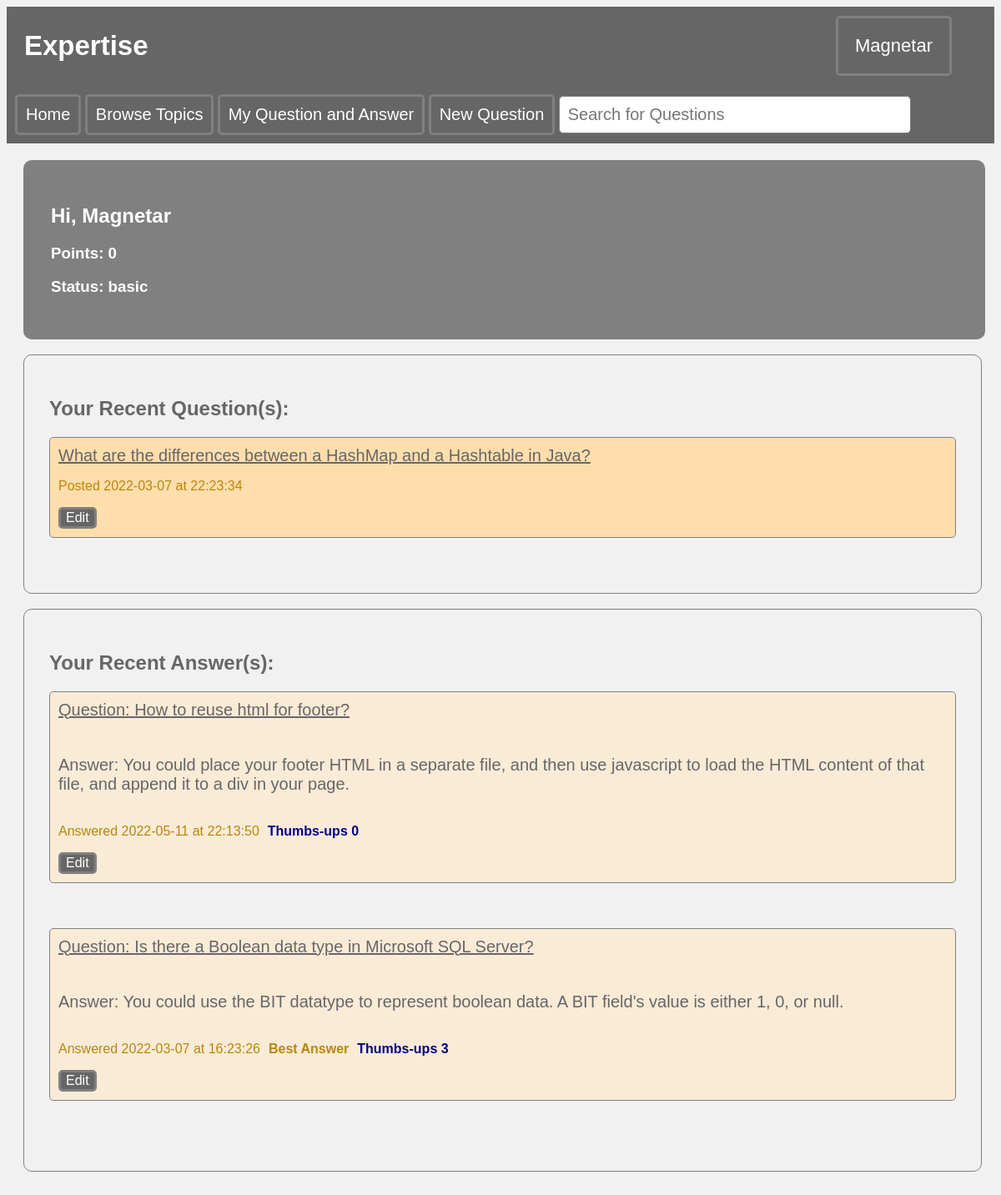
/code/index.php (signed in), run on the app's committed database.
### tables this page shows
create table Users(
	uid integer primary key auto_increment,
	username varchar(100) not null,
	email varchar(50) not null,
	upassword varchar(20) not null,
	city varchar(30),
	state varchar(2),
	country varchar(30),
	uprofile varchar(1000),
	upoints integer not null default 0,
    ustatus varchar(10) not null default 'basic',
    foreign key (ustatus) references UserStatus(sname)
);

create table Question(
	qid integer primary key auto_increment,
    quid integer not null,
    tid integer not null,
    qtitle varchar(200) not null,
    qbody text not null,
    qdate date default(current_date),
    qtime time default(current_time),
    isResolved integer default 0,
    foreign key (quid) references Users(uid),
    foreign key (tid) references Topic(tid),
	check (isResolved in (0, 1))
);

create table Answer(
	aid integer primary key auto_increment,
    qid integer not null,
    auid integer not null,
    abody text not null,
    adate date default(current_date),
    atime time default(current_time),
    isBestAns integer default 0,
    foreign key (qid) references Question(qid),
    foreign key (auid) references Users(uid),
    check (isBestAns in (0, 1))
);

### code/functions.php (called while the page is built, shortened)
<?php
    function check_login($conn) {
        if(isset($_SESSION['uid'])){
            $uid = $_SESSION['uid'];
            $query = "SELECT uid, username, email, upassword, city, state, country, IFNULL(uprofile, '') AS uprofile, upoints, ustatus
                      FROM Users WHERE uid = ?";
            if ($stmt = $conn->prepare($query)) {
                $stmt->bind_param("i", $uid);
                $stmt->execute();
                $result = $stmt->get_result();
                if($result && mysqli_num_rows($result) > 0){
                    $userdata = $result->fetch_array(MYSQLI_ASSOC);
                    return $userdata;
                }
            }
        }
        exit;
    }

### code/index.php (the view, shortened to what this page needs)
<?php
include("connectdb.php");
include("functions.php");
$userdata = check_login($conn);
$uid=$userdata["uid"];
$username = $userdata["username"];
?>
<!DOCTYPE html>
<html lang="en">
<head>
    <link rel="stylesheet", href="style.css">
</head>
<body>
<?php include("navigation.php");?>
<section>
    <div class="sec-container-dark">
    <?php
    echo "<h1 style=\"color: white\">Hi, $username</h1>";
    $upoints = $userdata["upoints"];
    $ustatus = $userdata["ustatus"];
    echo "<h3 style=\"color: white\">Points: $upoints</h3>";
    echo "<h3 style=\"color: white\">Status: $ustatus</h3>";
    ?>
    </div><br>
    <div class="sec-container-light">
    <?php
    echo "<h1 style=\"color: #666666;\">Your Recent Question(s):</h1>";
    $query = "SELECT qid, qtitle, qdate, qtime FROM Question WHERE quid = ? ORDER BY qdate DESC, qtime DESC LIMIT 3";
    if($stmt = $conn->prepare($query)){
        $stmt->bind_param("i", $uid);
        $stmt->execute();
        $stmt->bind_result($qid, $qtitle, $qdate, $qtime);
        while($stmt->fetch()){
            echo "<div class=\"questionbox\">";
            echo "<a href=\"questiondetail.php?qid=$qid\">$qtitle</a> <br>";
            echo "<div class=\"questiondatabox\">";
            echo "<p>Posted $qdate at $qtime</p>";
            echo "</div>";
            echo "<form action=\"questionedit.php?qid=$qid&quid=$uid\" class=\"buttonform\" method=\"POST\">";
            echo "<input id=\"editbtn\" type=\"submit\" name=\"edit\" value=\"Edit\">";
            echo "</form>";
            echo "</div> <br> <br>";
        }
    }
    ?>
    </div><br>
    <div class="sec-container-light">
        <?php
        echo "<h1 style=\"color: #666666;\">Your Recent Answer(s):</h1>";
        $query = "SELECT qid, qtitle, aid, abody, adate, atime, count(tuid) as thumbsups, isBestAns
              FROM Question NATURAL JOIN Answer NATURAL LEFT OUTER JOIN Thumbsup
              WHERE auid = ?
              GROUP BY qid, qtitle, aid, abody, adate, atime
              ORDER BY adate DESC, atime DESC
              LIMIT 3";
        if($stmt = $conn->prepare($query)){
            $stmt->bind_param("i", $uid);
            $stmt->execute();
            $stmt->bind_result($qid, $qtitle, $aid, $abody, $adate, $atime, $thumbsups, $isBestAns);
            while($stmt->fetch()){
                echo "<div class=\"answerbox\">";
                echo "<a href=\"questiondetail.php?qid=$qid\">Question: $qtitle</a> <br> <br>";
                echo "<p>Answer: $abody</p>";
                echo "<div class=\"answerdatabox\">";
                echo "<p>Answered $adate at $atime</p>";
                if ($isBestAns){
                    echo "<p style=\"color:darkgoldenrod\"><b>Best Answer </b></p>";
                }
                echo "<p style=\"color:darkblue\"><b>Thumbs-ups $thumbsups</b></p>";
                echo "</div>";
                echo "<form action=\"answeredit.php?aid=$aid&auid=$uid\" class=\"buttonform\" method=\"POST\">";
                echo "<input id=\"editbtn\" type=\"submit\" name=\"edit\" value=\"Edit\">";
                echo "</form>";
                echo "</div> <br> <br> <br>";
            }
        }
        ?>
    </div>
</section>
</body>
</html>

### code/navigation.php (shortened to what this page needs)
<header style="display:flex">
    <div style="text-align: left; margin-left:20px; margin-right:auto; display：inline-block;">
        <h2>Expertise</h2>
    </div>
    <div class="header-dropdown">
        <button class="header-dropbtn"><?php echo "$username"?></button>
    </div>
</header>
<nav>
    <div class="nav-item">
        <button class="nav-button">
            <a href="index.php">Home</a>
        </button>
    </div>
    <div class="nav-item">
        <button class="nav-button">Browse Topics</button>
    </div>
    <div class="nav-item">
        <button class="nav-button">My Question and Answer</button>
    </div>
    <div class="nav-item">
        <button class="nav-button">
            <a href="newquestion.php">New Question</a>
        </button>
    </div>
    <div class="nav-item">
        <form action="getquestion.php" method="GET">
            <input id="searchbox" type="text" name="keywords" placeholder="Search for Questions">
        </form>
    </div>
</nav>

### code/style.css (style rules this page uses)
body { font-family: Arial, Helvetica, sans-serif; background-color:#f1f1f1; }
header { background-color: #666666; padding: 1px; text-align: center; font-family: Arial, Helvetica, sans-serif; font-size: 22px; color: white; }
.header-dropdown { margin-left: auto; margin-right: 50px; margin-top: auto; margin-bottom: auto; position: relative; display: inline-block; text-align: right; border-radius: 5px; border: solid grey; background-color: #666666; }
.header-dropbtn { background-color: #666666; color: white; font-size: 22px; border: none; padding: 20px; }
nav { background-color: #666666; padding: 10px; text-align: left; font-family: Arial, Helvetica, sans-serif; color: white; }
.nav-item { margin: auto; position: relative; display: inline-block; border-radius: 5px; background-color: #666666; }
.nav-button { background-color: #666666; color: white; font-size: 20px; border-radius: 5px; border: solid grey; #border: none; padding: 10px; }
.nav-button a { color: white; text-decoration: none; }
#searchbox { width: 400px; border-radius: 5px; padding: 10px; border: solid thin grey; font-size: 20px; color: #666666; text-align: left; }
section { background-color: #f1f1f1; padding: 20px; }
.sec-container-dark { background-color: grey; text-align: left; font-family: Arial, Helvetica, sans-serif; color: white; margin-left: 0; border-radius: 10px; border: solid grey; width: 95%; padding: 30px; }
.sec-container-light { background-color: #f1f1f1; text-align: left; font-family: Arial, Helvetica, sans-serif; color: #666666; margin-left: 0; border-radius: 10px; border: solid thin grey; width: 95%; padding: 30px; }
.sec-container-light a { font-size: 20px; color: #666666; overflow: hidden; text-overflow: ellipsis; }
.questionbox { color: #666666; font-size: 20px; background-color: navajowhite; border-radius: 5px; border: solid thin grey; padding: 10px; }
.questionbox p { color: #666666; font-size: 20px; }
.questiondatabox { color: darkgoldenrod; text-align: left; font-size: 16px; border: none; }
.questiondatabox p { color: darkgoldenrod; font-size: 16px; }
.answerbox { color: #666666; font-size: 20px; background-color: antiquewhite; border-radius: 5px; border: solid thin grey; padding: 10px; }
.answerbox p { color: #666666; font-size: 20px; }
.answerdatabox { color: darkgoldenrod; text-align: left; font-size: 16px; display: inline-block; border: none; }
.answerdatabox p { color: darkgoldenrod; font-size: 16px; display: inline-block; margin-right: 10px; }
#editbtn { background-color: #666666; font-size: 16px; color: white; border-radius: 5px; border: solid grey; }
form { text-align: left; padding: 0; }

### data on the page
users: username "Magnetar", upoints "0", ustatus "basic"
question: qtitle "What are the differences between a HashMap and a Hashtable in Java?", qdate "2022-03-07", qtime "22:23:34"
answer: qid.qtitle "How to reuse html for footer?", abody "You could place your footer HTML in a separate file, and then use javascript to load the HTML content of that file, and append it to a div in your page.", adate "2022-05-11", atime "22:13:50", thumbsups "0"
answer: qid.qtitle "Is there a Boolean data type in Microsoft SQL Server?", abody "You could use the BIT datatype to represent boolean data. A BIT field's value is either 1, 0, or null.", adate "2022-03-07", atime "16:23:26", isBestAns "Best Answer", thumbsups "3"
